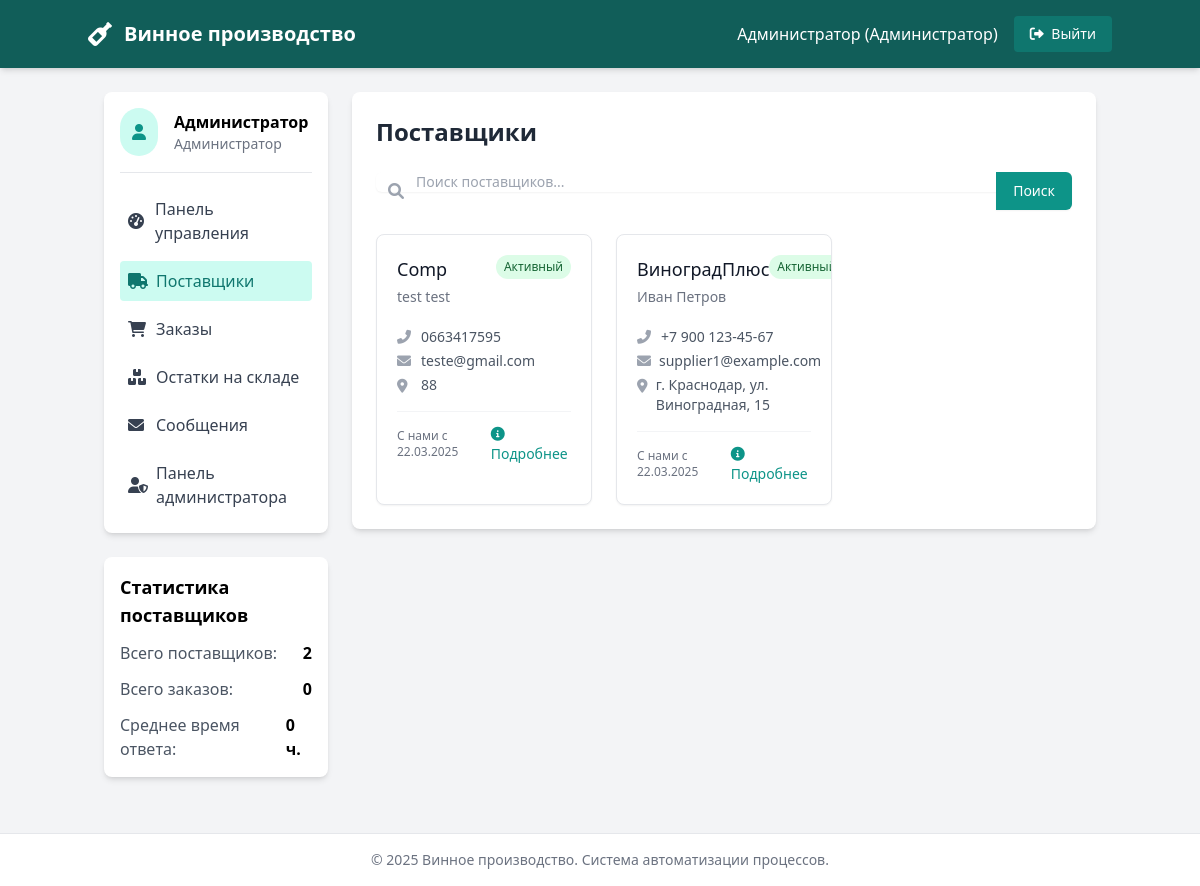
Before: /views/purchasing/suppliers.php (signed in) with the older database file.
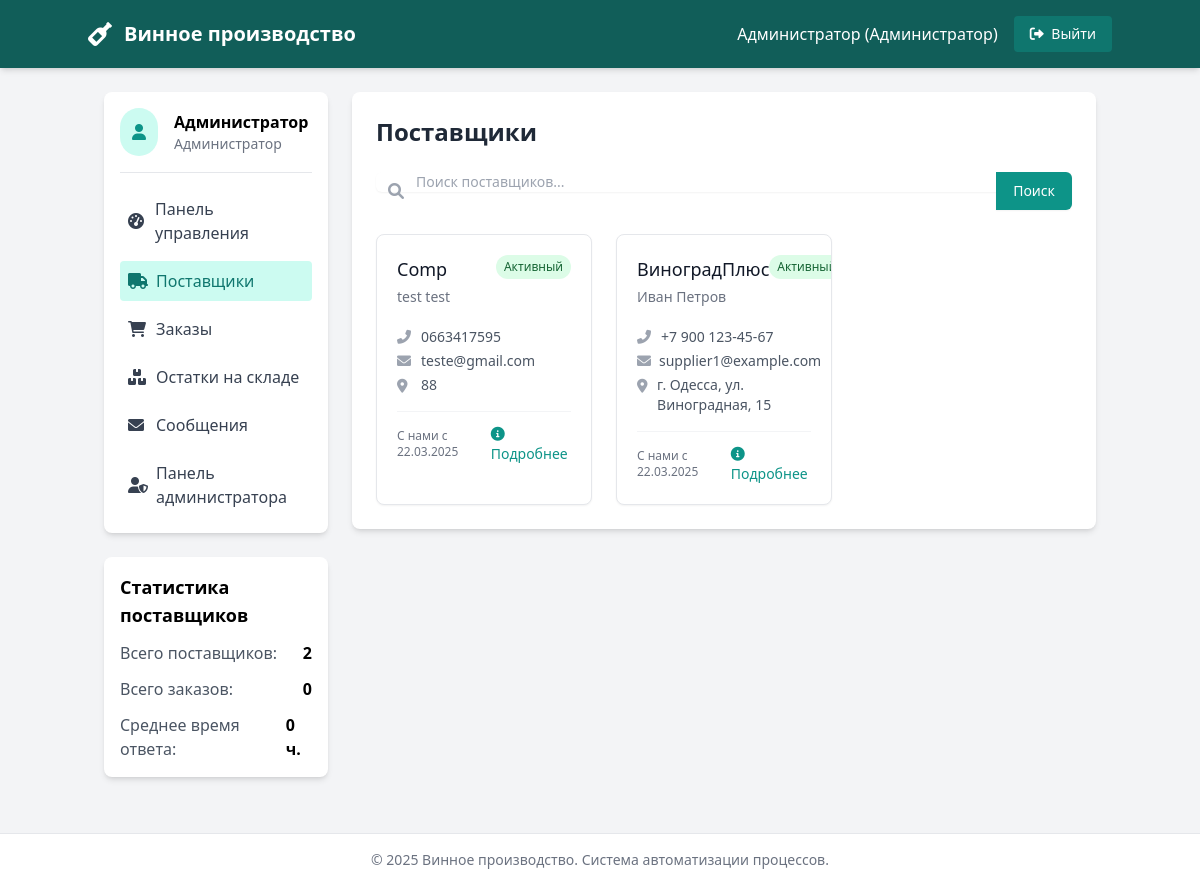
After: the same page with the newer database file.
### tables this page shows
CREATE TABLE `users` (
  `id` int(11) NOT NULL,
  `username` varchar(50) NOT NULL,
  `password` varchar(255) NOT NULL,
  `role` enum('admin','warehouse','purchasing','supplier') NOT NULL,
  `name` varchar(100) NOT NULL,
  `email` varchar(100) NOT NULL,
  `created_at` timestamp NOT NULL DEFAULT current_timestamp()
);

CREATE TABLE `suppliers` (
  `id` int(11) NOT NULL,
  `user_id` int(11) DEFAULT NULL,
  `company_name` varchar(100) NOT NULL,
  `contact_person` varchar(100) NOT NULL,
  `phone` varchar(20) NOT NULL,
  `address` text NOT NULL,
  `status` enum('active','inactive') DEFAULT 'active',
  `created_at` timestamp NOT NULL DEFAULT current_timestamp()
);

### views/purchasing/suppliers.php (the view, shortened to what the rows shown need)
<?php
require_once '../../controllers/AuthController.php';
require_once '../../controllers/PurchasingController.php';
$authController = new AuthController();
$purchasingController = new PurchasingController();
$currentUser = $authController->getCurrentUser();
$suppliers = $purchasingController->getActiveSuppliers();
$supplierDetails = null;
?>
<!DOCTYPE html>
<html lang="ru">
<head>
    <script src="https://cdn.tailwindcss.com"></script>
    <link rel="stylesheet" href="https://cdnjs.cloudflare.com/ajax/libs/font-awesome/6.0.0-beta3/css/all.min.css">
</head>
<body class="bg-gray-100 min-h-screen">
    <nav class="bg-teal-800 text-white p-4 shadow-md">
        <div class="container mx-auto flex justify-between items-center">
            <div class="flex items-center">
                <h1 class="text-xl font-bold">Винное производство</h1>
            </div>
            <div class="flex items-center space-x-4">
                <span><?php echo htmlspecialchars($currentUser['name']); ?> (<?php echo $currentUser['role'] === 'admin' ? 'Администратор' : 'Менеджер по закупкам'; ?>)</span>
                <a href="../../controllers/logout.php" class="bg-teal-700 hover:bg-teal-600 py-2 px-4 rounded text-sm">
                    <i class="fas fa-sign-out-alt mr-1"></i> Выйти
                </a>
            </div>
        </div>
    </nav>
    <div class="container mx-auto flex flex-wrap mt-6 px-4">
        <aside class="w-full md:w-1/4 pr-0 md:pr-6">
            <div class="bg-white rounded-lg shadow-md p-4 mb-6">
                <div class="flex items-center mb-4 pb-4 border-b border-gray-200">
                    <div>
                        <p class="font-semibold"><?php echo htmlspecialchars($currentUser['name']); ?></p>
                        <p class="text-sm text-gray-500"><?php echo $currentUser['role'] === 'admin' ? 'Администратор' : 'Менеджер по закупкам'; ?></p>
                    </div>
                </div>
            </div>
        </aside>
        <main class="w-full md:w-3/4">
            <?php if (isset($supplierDetails)): ?>
            <div class="bg-white rounded-lg shadow-md p-6 mb-6">
                <div class="flex justify-between items-center mb-6">
                    <h2 class="text-2xl font-semibold text-gray-800">
                        <a href="suppliers.php" class="text-teal-600 hover:text-teal-800 mr-2">
                            <i class="fas fa-arrow-left"></i>
                        </a>
                        Информация о поставщике
                    </h2>
                </div>
                <div class="grid grid-cols-1 md:grid-cols-2 gap-6 mb-6">
                    <div>
                        <h3 class="text-lg font-medium text-gray-900 mb-3">Основная информация</h3>
                        <dl class="space-y-2">
                            <div class="grid grid-cols-3 gap-4">
                                <dt class="text-sm font-medium text-gray-500">Компания:</dt>
                                <dd class="text-sm text-gray-900 col-span-2"><?php echo htmlspecialchars($supplierDetails['company_name']); ?></dd>
                            </div>
                            <div class="grid grid-cols-3 gap-4">
                                <dt class="text-sm font-medium text-gray-500">Контактное лицо:</dt>
                                <dd class="text-sm text-gray-900 col-span-2"><?php echo htmlspecialchars($supplierDetails['contact_person']); ?></dd>
                            </div>
                            <div class="grid grid-cols-3 gap-4">
                                <dt class="text-sm font-medium text-gray-500">Телефон:</dt>
                                <dd class="text-sm text-gray-900 col-span-2"><?php echo htmlspecialchars($supplierDetails['phone']); ?></dd>
                            </div>
                            <div class="grid grid-cols-3 gap-4">
                                <dt class="text-sm font-medium text-gray-500">Email:</dt>
                                <dd class="text-sm text-gray-900 col-span-2"><?php echo htmlspecialchars($supplierDetails['email']); ?></dd>
                            </div>
                            <div class="grid grid-cols-3 gap-4">
                                <dt class="text-sm font-medium text-gray-500">Адрес:</dt>
                                <dd class="text-sm text-gray-900 col-span-2"><?php echo htmlspecialchars($supplierDetails['address']); ?></dd>
                            </div>
                            <div class="grid grid-cols-3 gap-4">
                                <dt class="text-sm font-medium text-gray-500">Статус:</dt>
                                <dd class="text-sm col-span-2">
                                    <span class="px-2 py-1 text-xs rounded-full bg-green-100 text-green-800">
                                        Активный
                                    </span>
                                </dd>
                            </div>
                        </dl>
                    </div>
                    <div>
                        <h3 class="text-lg font-medium text-gray-900 mb-3">Дополнительная информация</h3>
                        <dl class="space-y-2">
                            <div class="grid grid-cols-3 gap-4">
                                <dt class="text-sm font-medium text-gray-500">Имя пользователя:</dt>
                                <dd class="text-sm text-gray-900 col-span-2"><?php echo htmlspecialchars($supplierDetails['name']); ?></dd>
                            </div>
                            <div class="grid grid-cols-3 gap-4">
                                <dt class="text-sm font-medium text-gray-500">Дата регистрации:</dt>
                                <dd class="text-sm text-gray-900 col-span-2"><?php echo date('d.m.Y', strtotime($supplierDetails['created_at'])); ?></dd>
                            </div>
                            <div class="grid grid-cols-3 gap-4">
                                <dt class="text-sm font-medium text-gray-500">Всего заказов:</dt>
                                <dd class="text-sm text-gray-900 col-span-2"><?php echo $purchasingController->getSupplierOrdersCount($supplierDetails['id']); ?></dd>
                            </div>
                            <div class="grid grid-cols-3 gap-4">
                                <dt class="text-sm font-medium text-gray-500">Последняя активность:</dt>
                                <dd class="text-sm text-gray-900 col-span-2">
                                    <?php
                                    $lastActivity = $purchasingController->getSupplierLastActivity($supplierDetails['id']);
                                    echo $lastActivity ? date('d.m.Y H:i', strtotime($lastActivity)) : 'Нет данных';
                                    ?>
                                </dd>
                            </div>
                        </dl>
                        <div class="mt-4 flex space-x-2">
                            <a href="orders.php?create=1&supplier_id=<?php echo $supplierDetails['id']; ?>" class="inline-flex items-center px-4 py-2 bg-teal-600 text-white rounded-md hover:bg-teal-700">
                                <i class="fas fa-plus mr-2"></i> Создать заказ
                            </a>
                            <a href="messages.php?compose=1&supplier_id=<?php echo $supplierDetails['id']; ?>" class="inline-flex items-center px-4 py-2 bg-blue-600 text-white rounded-md hover:bg-blue-700">
                                <i class="fas fa-envelope mr-2"></i> Написать сообщение
                            </a>
                        </div>
                    </div>
                </div>
                <h3 class="text-lg font-medium text-gray-900 mb-3">Последние заказы</h3>
                <?php if (empty($recentOrders)): ?>
                <p class="text-gray-500 text-center py-6">У этого поставщика еще нет заказов</p>
                <?php else: ?>
                <div class="overflow-x-auto">
                    <table class="min-w-full divide-y divide-gray-200">
                        <thead class="bg-gray-50">
                            <tr>
                                <th scope="col" class="px-6 py-3 text-left text-xs font-medium text-gray-500 uppercase tracking-wider">
                                    ID
                                </th>
                                <th scope="col" class="px-6 py-3 text-left text-xs font-medium text-gray-500 uppercase tracking-wider">
                                    Дата
                                </th>
                                <th scope="col" class="px-6 py-3 text-left text-xs font-medium text-gray-500 uppercase tracking-wider">
                                    Сумма
                                </th>
                                <th scope="col" class="px-6 py-3 text-left text-xs font-medium text-gray-500 uppercase tracking-wider">
                                    Статус
                                </th>
                                <th scope="col" class="px-6 py-3 text-right text-xs font-medium text-gray-500 uppercase tracking-wider">
                                    Действия
                                </th>
                            </tr>
                        </thead>
                        <tbody class="bg-white divide-y divide-gray-200">
                            <?php foreach ($recentOrders as $order): ?>
                            <tr>
                                <td class="px-6 py-4 whitespace-nowrap text-sm font-medium text-gray-900">
                                    <?php echo $order['id']; ?>
                                </td>
                                <td class="px-6 py-4 whitespace-nowrap text-sm text-gray-500">
                                    <?php echo date('d.m.Y', strtotime($order['created_at'])); ?>
                                </td>
                                <td class="px-6 py-4 whitespace-nowrap text-sm text-gray-900">
                                    <?php echo number_format($order['total_amount'], 2, ',', ' '); ?> ₴
                                </td>
                                <td class="px-6 py-4 whitespace-nowrap">
                                    <?php
                                        $statusClasses = [
                                            'pending' => 'bg-yellow-100 text-yellow-800',
                                            'approved' => 'bg-green-100 text-green-800',
                                            'rejected' => 'bg-red-100 text-red-800',
                                            'received' => 'bg-blue-100 text-blue-800'
                                        ];
                                        $statusNames = [
                                            'pending' => 'Ожидает подтверждения',
                                            'approved' => 'Подтвержден',
                                            'rejected' => 'Отклонен',
                                            'received' => 'Получен'
                                        ];
                                    ?>
                                    <span class="px-2 inline-flex text-xs leading-5 font-semibold rounded-full <?php echo $statusClasses[$order['status']]; ?>">
                                        <?php echo $statusNames[$order['status']]; ?>
                                    </span>
                                </td>
                                <td class="px-6 py-4 whitespace-nowrap text-right text-sm font-medium">
                                    <a href="orders.php?view=<?php echo $order['id']; ?>" class="text-teal-600 hover:text-teal-900">
                                        Детали
                                    </a>
                                </td>
                            </tr>
                            <?php endforeach; ?>
                        </tbody>
                    </table>
                </div>
                <div class="mt-4 text-right">
                    <a href="orders.php?supplier_id=<?php echo $supplierDetails['id']; ?>" class="text-sm text-teal-600 hover:text-teal-800">
                        Все заказы поставщика <i class="fas fa-arrow-right ml-1"></i>
                    </a>
                </div>
                <?php endif; ?>
            </div>
            <?php else: ?>
            <div class="bg-white rounded-lg shadow-md p-6">
                <div class="flex justify-between items-center mb-6">
                    <h2 class="text-2xl font-semibold text-gray-800">Поставщики</h2>
                </div>
                <div class="grid grid-cols-1 md:grid-cols-2 lg:grid-cols-3 gap-6">
                    <?php if (empty($suppliers)): ?>
                    <div class="col-span-3 text-center py-6">
                        <p class="text-gray-500">Поставщики не найдены</p>
                    </div>
                    <?php else: ?>
                        <?php foreach ($suppliers as $supplier): ?>
                        <div class="bg-white border border-gray-200 rounded-lg shadow-sm overflow-hidden hover:shadow-md transition-shadow duration-200">
                            <div class="p-5">
                                <div class="flex justify-between items-start">
                                    <div>
                                        <h3 class="text-lg font-medium text-gray-900 mb-1"><?php echo htmlspecialchars($supplier['company_name']); ?></h3>
                                        <p class="text-sm text-gray-500 mb-2"><?php echo htmlspecialchars($supplier['contact_person']); ?></p>
                                    </div>
                                    <span class="px-2 py-1 text-xs rounded-full bg-green-100 text-green-800">
                                        Активный
                                    </span>
                                </div>
                                <div class="space-y-1 mt-3">
                                    <div class="flex items-center text-sm text-gray-600">
                                        <i class="fas fa-phone-alt w-4 mr-2 text-gray-400"></i>
                                        <span><?php echo htmlspecialchars($supplier['phone']); ?></span>
                                    </div>
                                    <div class="flex items-center text-sm text-gray-600">
                                        <i class="fas fa-envelope w-4 mr-2 text-gray-400"></i>
                                        <span><?php echo htmlspecialchars($supplier['email']); ?></span>
                                    </div>
                                    <div class="flex items-start text-sm text-gray-600">
                                        <i class="fas fa-map-marker-alt w-4 mr-2 text-gray-400 mt-1"></i>
                                        <span><?php echo htmlspecialchars($supplier['address']); ?></span>
                                    </div>
                                </div>
                                <div class="mt-4 flex justify-between items-center border-t border-gray-100 pt-3">
                                    <div class="text-xs text-gray-500">
                                        С нами с <?php echo date('d.m.Y', strtotime($supplier['created_at'])); ?>
                                    </div>
                                    <div class="flex space-x-2">
                                        <a href="suppliers.php?id=<?php echo $supplier['id']; ?>" class="text-teal-600 hover:text-teal-900 text-sm">
                                            <i class="fas fa-info-circle mr-1"></i> Подробнее
                                        </a>
                                    </div>
                                </div>
                            </div>
                        </div>
                        <?php endforeach; ?>
                    <?php endif; ?>
                </div>
            </div>
            <?php endif; ?>
        </main>
    </div>
</body>
</html>

Changed rows visible on the page:
changed suppliers "ВиноградПлюс": address "г. Краснодар, ул. Виноградная, 15" → "г. Одесса, ул. Виноградная, 15"
